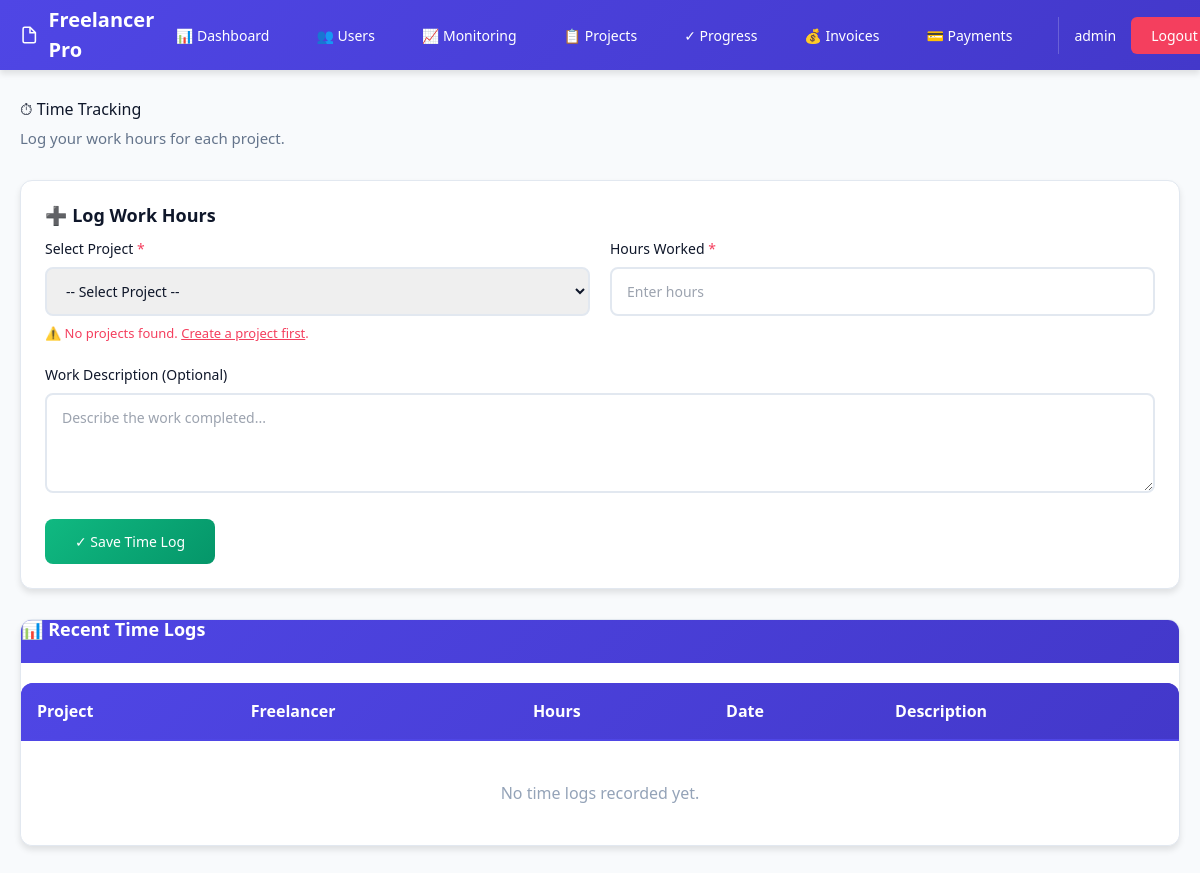
Page /time_tracking (signed in) on the earlier database version.
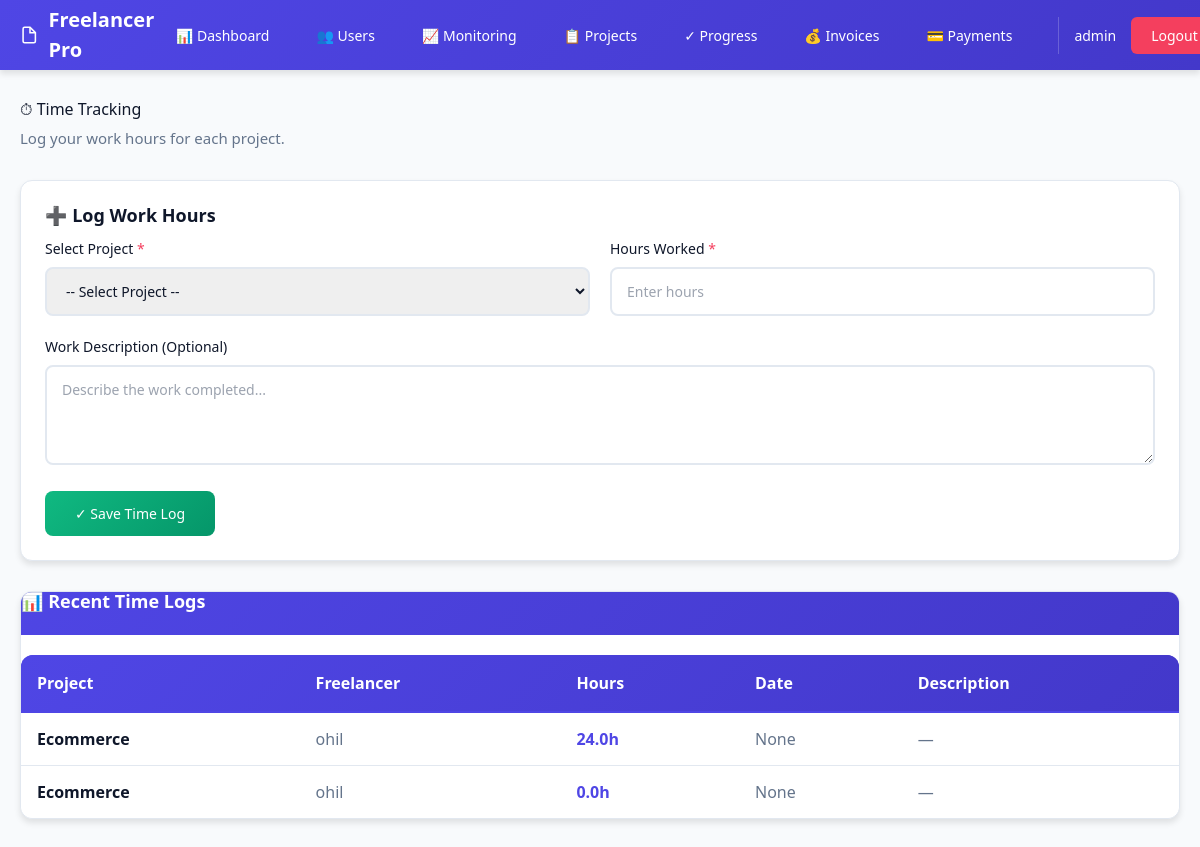
Same page on the later database version.
### tables this page shows
CREATE TABLE time_logs(
        id INTEGER PRIMARY KEY AUTOINCREMENT,
        project_id INTEGER,
        hours REAL,
        user_id INTEGER
    , description TEXT, date TIMESTAMP);

CREATE TABLE projects(
        id INTEGER PRIMARY KEY AUTOINCREMENT,
        name TEXT,
        type TEXT,
        rate INTEGER,
        status TEXT,
        user_id INTEGER
    , created_at TIMESTAMP, deadline TEXT, description TEXT);

CREATE TABLE users (
    id INTEGER PRIMARY KEY AUTOINCREMENT,
    username TEXT UNIQUE,
    password TEXT,
    role TEXT
, email TEXT, created_at TIMESTAMP, status TEXT);

### app.py (the view, shortened to what this page needs)
@app.route("/time_tracking", methods=["GET", "POST"])
@login_required
def time_tracking():
    user_id = session["user_id"]
    role = session["role"]
    conn = get_db_connection()
    error = None
    if role == "admin":
        projects = conn.execute("SELECT id, name FROM projects").fetchall()
        logs = conn.execute("""
            SELECT time_logs.*, projects.name as project_name, users.username
            FROM time_logs
            JOIN projects ON time_logs.project_id = projects.id
            JOIN users ON time_logs.user_id = users.id
            ORDER BY time_logs.date DESC LIMIT 50
        """).fetchall()
    close_db_connection(conn)
    return render_template(
        "time_tracking.html",
        projects=projects,
        logs=logs,
        role=role,
        error=error,
        selected_project=request.form.get("project_id") if request.method == "POST" else request.args.get("project_id")
    )

### app.py (called while the page is built)
def login_required(f):
    @wraps(f)
    def decorated_function(*args, **kwargs):
        if "user_id" not in session:
            return redirect("/login")
        return f(*args, **kwargs)
    return decorated_function

### database.py (called while the page is built)
def get_db_connection():
    conn = sqlite3.connect(DATABASE_PATH)
    conn.row_factory = sqlite3.Row
    return conn

def close_db_connection(conn):
    if conn:
        conn.close()

### templates/time_tracking.html (shortened to what this page needs)
{% extends "base.html" %}
{% block content %}
<div>
    <div style="margin-bottom: 30px;">
        <h1 style="margin-bottom: 8px;">⏱ Time Tracking</h1>
        <p style="color: #64748b; font-size: 15px;">Log your work hours for each project.</p>
    </div>
    <div class="card" style="margin-bottom: 30px;">
        <h2 class="card-title" style="margin-top: 0;">➕ Log Work Hours</h2>
        <form method="POST">
            <div style="display: grid; grid-template-columns: repeat(2, 1fr); gap: 20px; margin-bottom: 20px;">
                <div>
                    <label for="project_id" style="display: block; margin-bottom: 8px; font-weight: 500; font-size: 14px;">
                        Select Project <span style="color: #f43f5e;">*</span>
                    </label>
                    <select
                        id="project_id"
                        name="project_id"
                        required
                        style="width: 100%; padding: 12px 15px; border: 2px solid #e2e8f0; border-radius: 8px; font-family: inherit; font-size: 14px;"
                    >
                        <option value="">-- Select Project --</option>
                    </select>
                    {% if not projects %}
                        <p style="color: #f43f5e; font-size: 13px; margin-top: 8px;">
                            ⚠️ No projects found. <a href="/add_project" style="text-decoration: underline;">Create a project first</a>.
                        </p>
                    {% endif %}
                </div>
                <div>
                    <label for="hours" style="display: block; margin-bottom: 8px; font-weight: 500; font-size: 14px;">
                        Hours Worked <span style="color: #f43f5e;">*</span>
                    </label>
                    <input
                        type="number"
                        id="hours"
                        name="hours"
                        step="0.1"
                        min="0"
                        max="24"
                        placeholder="Enter hours"
                        required
                        style="width: 100%; padding: 12px 15px; border: 2px solid #e2e8f0; border-radius: 8px; font-family: inherit; font-size: 14px;"
                    >
                </div>
            </div>
            <div style="margin-bottom: 20px;">
                <label for="description" style="display: block; margin-bottom: 8px; font-weight: 500; font-size: 14px;">
                    Work Description (Optional)
                </label>
                <textarea
                    id="description"
                    name="description"
                    placeholder="Describe the work completed..."
                    style="width: 100%; padding: 12px 15px; border: 2px solid #e2e8f0; border-radius: 8px; font-family: inherit; font-size: 14px; resize: vertical; min-height: 100px;"
                ></textarea>
            </div>
            <button type="submit" class="btn btn-secondary" style="padding: 12px 30px;">
                ✓ Save Time Log
            </button>
        </form>
    </div>
    <div class="card" style="padding: 0; overflow: hidden;">
        <div class="card-header">📊 Recent Time Logs</div>
        <div style="overflow-x: auto;">
            <table style="margin-top: 0; box-shadow: none;">
                <thead>
                    <tr style="background: linear-gradient(135deg, #4f46e5 0%, #4338ca 100%); color: white;">
                        <th style="border-bottom: 2px solid #4f46e5; color: white;">Project</th>
                        {% if session.get("role") == "admin" %}
                            <th style="border-bottom: 2px solid #4f46e5; color: white;">Freelancer</th>
                        {% endif %}
                        <th style="border-bottom: 2px solid #4f46e5; color: white;">Hours</th>
                        <th style="border-bottom: 2px solid #4f46e5; color: white;">Date</th>
                        <th style="border-bottom: 2px solid #4f46e5; color: white;">Description</th>
                    </tr>
                </thead>
                <tbody>
                    {% if logs %}
                        {% for log in logs %}
                        <tr>
                            <td style="font-weight: 600; color: #0f172a;">{{ log.project_name }}</td>
                            {% if session.get("role") == "admin" %}
                                <td style="color: #64748b;">{{ log.username }}</td>
                            {% endif %}
                            <td style="font-weight: 600; color: #4f46e5;">{{ "%.1f"|format(log.hours) }}h</td>
                            <td style="color: #64748b;">{{ log.date }}</td>
                            <td style="color: #64748b; max-width: 300px; word-wrap: break-word;">{{ log.description if log.description else "—" }}</td>
                        </tr>
                        {% endfor %}
                    {% else %}
                        <tr>
                            <td colspan="{% if session.get('role') == 'admin' %}5{% else %}4{% endif %}" style="text-align: center; color: #94a3b8; padding: 40px;">
                                No time logs recorded yet.
                            </td>
                        </tr>
                    {% endif %}
                </tbody>
            </table>
        </div>
    </div>
</div>
{% endblock %}

### templates/base.html (shortened to what this page needs)
<!DOCTYPE html>
<html lang="en">
<head>
    <script src="https://cdn.tailwindcss.com"></script>
    <link rel="stylesheet" href="{{ url_for('static', filename='css/style.css') }}">
</head>
<body>
    {% if session.get("user_id") %}
    <nav class="navbar-fixed">
        <div class="navbar-content">
            <a href="/" class="navbar-brand">
                <svg width="24" height="24" fill="none" stroke="currentColor" stroke-width="2" viewBox="0 0 24 24">
                    <path d="M13 2H6a2 2 0 0 0-2 2v16a2 2 0 0 0 2 2h12a2 2 0 0 0 2-2V9z"/>
                    <polyline points="13 2 13 9 20 9"/>
                </svg>
                Freelancer Pro
            </a>
            <div class="navbar-menu">
                <a href="/" class="navbar-link">
                    <span>📊 Dashboard</span>
                </a>
                {% if session.get("role") == "admin" %}
                    <a href="/manage_users" class="navbar-link">
                        <span>👥 Users</span>
                    </a>
                    <a href="/admin/project_monitor" class="navbar-link">
                        <span>📈 Monitoring</span>
                    </a>
                    <a href="/projects" class="navbar-link">
                        <span>📋 Projects</span>
                    </a>
                    <a href="/admin/progress" class="navbar-link">
                        <span>✓ Progress</span>
                    </a>
                    <a href="/invoices" class="navbar-link">
                        <span>💰 Invoices</span>
                    </a>
                    <a href="/payments" class="navbar-link">
                        <span>💳 Payments</span>
                    </a>
                {% endif %}
                <div style="display: flex; align-items: center; gap: 15px; margin-left: 15px; padding-left: 15px; border-left: 1px solid rgba(255, 255, 255, 0.2);">
                    <span style="color: white; font-size: 14px;">{{ session.get("username") }}</span>
                    <a href="/logout" class="navbar-link btn-logout">
                         Logout
                    </a>
                </div>
            </div>
        </div>
    </nav>
    {% endif %}
    <main>
        <div class="container-main">
            {% block content %}{% endblock %}
        </div>
    </main>
</body>
</html>

### static/css/style.css (style rules this page uses)
:root { --primary-color: #4f46e5; --primary-dark: #4338ca; --secondary-color: #10b981; --accent-color: #f59e0b; --danger-color: #f43f5e; --warning-color: #f97316; --success-color: #10b981; --info-color: #0ea5e9; --bg-color: #f8fafc; --text-color: #0f172a; --border-color: #e2e8f0; --shadow: 0 4px 6px rgba(0, 0, 0, 0.1); --shadow-lg: 0 10px 25px rgba(0, 0, 0, 0.1); }
* { margin: 0; padding: 0; box-sizing: border-box; }
body { font-family: 'Segoe UI', Tahoma, Geneva, Verdana, sans-serif; background-color: var(--bg-color); color: var(--text-color); line-height: 1.6; }
h1, h2, h3, h4, h5, h6 { font-weight: 600; line-height: 1.2; margin-bottom: 1rem; }
h1 { font-size: 32px; color: var(--text-color); }
h2 { font-size: 24px; color: var(--text-color); }
main { margin-top: 70px; min-height: calc(100vh - 70px); padding: 30px 20px; }
.card { background: white; border-radius: 12px; padding: 24px; box-shadow: var(--shadow); transition: all 0.3s ease; border: 1px solid var(--border-color); }
.card-header { background: linear-gradient(135deg, var(--primary-color) 0%, var(--primary-dark) 100%); color: white; padding: 20px 24px; margin: -24px -24px 20px -24px; border-radius: 12px 12px 0 0; font-weight: 600; font-size: 18px; }
.card-title { font-size: 18px; font-weight: 600; color: var(--text-color); margin-bottom: 12px; }
.btn { display: inline-block; padding: 10px 20px; border-radius: 8px; text-decoration: none; font-weight: 500; border: none; cursor: pointer; transition: all 0.3s ease; font-size: 14px; text-align: center; }
.btn-secondary { background: linear-gradient(135deg, var(--secondary-color) 0%, #059669 100%); color: white; }
input, select, textarea { width: 100%; padding: 12px 15px; margin-bottom: 15px; border: 2px solid var(--border-color); border-radius: 8px; font-family: inherit; font-size: 14px; transition: all 0.3s ease; }
input::placeholder { color: #94a3b8; }
button { background: linear-gradient(135deg, var(--primary-color) 0%, var(--primary-dark) 100%); color: white; padding: 12px 24px; border: none; border-radius: 8px; cursor: pointer; font-weight: 500; transition: all 0.3s ease; font-size: 14px; }
table { width: 100%; border-collapse: collapse; margin-top: 20px; background-color: white; border-radius: 12px; overflow: hidden; box-shadow: var(--shadow); }
thead { background: linear-gradient(135deg, var(--primary-color) 0%, var(--primary-dark) 100%); color: white; }
th { padding: 16px; text-align: left; font-weight: 600; border-bottom: 2px solid var(--border-color); }
td { padding: 14px 16px; border-bottom: 1px solid var(--border-color); }
tr:last-child td { border-bottom: none; }

### templates/base.html (style rules this page uses)
:root { --color-primary: #4f46e5; --color-primary-dark: #4338ca; --color-secondary: #10b981; --color-accent: #f59e0b; --color-danger: #f43f5e; --color-bg: #f8fafc; --color-text: #0f172a; --color-border: #e2e8f0; }
* { margin: 0; padding: 0; box-sizing: border-box; }
body { font-family: 'Segoe UI', Tahoma, Geneva, Verdana, sans-serif; background-color: var(--color-bg); color: var(--color-text); }
.navbar-fixed { position: fixed; top: 0; left: 0; right: 0; height: 70px; background: linear-gradient(135deg, var(--color-primary) 0%, var(--color-primary-dark) 100%); box-shadow: 0 4px 6px rgba(0, 0, 0, 0.1); z-index: 1000; display: flex; align-items: center; padding: 0 20px; }
.navbar-content { max-width: 1400px; width: 100%; margin: 0 auto; display: flex; justify-content: space-between; align-items: center; }
.navbar-brand { color: white; font-size: 20px; font-weight: bold; text-decoration: none; display: flex; align-items: center; gap: 10px; }
.navbar-menu { display: flex; gap: 15px; align-items: center; }
.navbar-link { color: white; text-decoration: none; padding: 8px 16px; border-radius: 6px; transition: all 0.3s ease; font-size: 14px; white-space: nowrap; }
.navbar-link.btn-logout { background-color: var(--color-danger); padding: 8px 20px; }
main { margin-top: 70px; min-height: calc(100vh - 70px); padding: 30px 20px; }
.container-main { max-width: 1400px; margin: 0 auto; }

Differences in the rows shown:
added time_logs: project_name "Ecommerce", username "ohil", hours "24.0", date "None", description "—"
added time_logs: project_name "Ecommerce", username "ohil", hours "0.0", date "None", description "—"
Other differences:
text no longer shown: "⚠️ No projects found. Create a project first . No time logs recorded yet."
